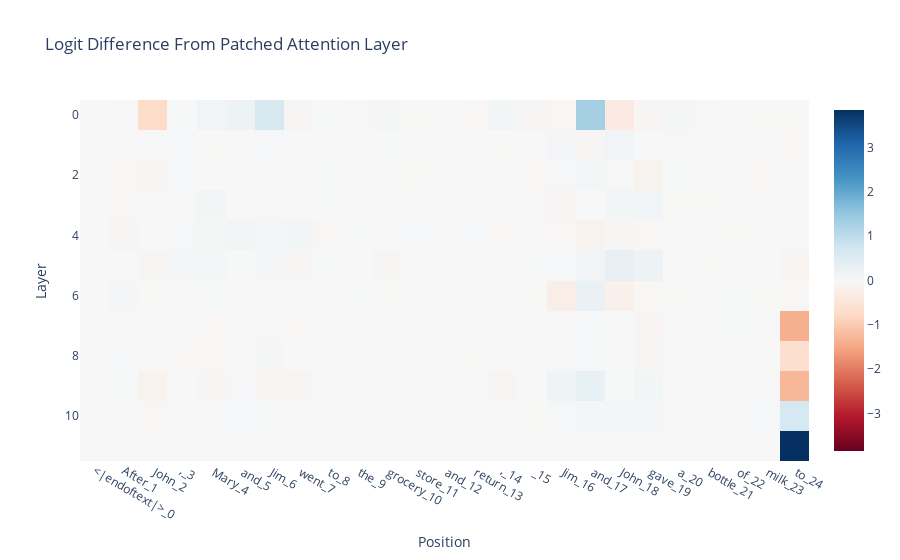

Notebook source saved alongside this figure:
### Code cell
imshow(
    patched_attn_diff,
    x=prompt_position_labels,
    title="Logit Difference From Patched Attention Layer",
    labels={"x": "Position", "y": "Layer"},
)

### Figure 1 — Plotly figure (JSON) as saved in the notebook; plotly's stock layout.template omitted (floating-point values rounded to 4 significant figures; data arrays with more than 128 entries replaced by an {"elided": "..."} marker saying what was removed)
{"data": [{"coloraxis": "coloraxis", "hovertemplate": "Position: %{x}<br>Layer: %{y}<br>color: %{z}<extra></extra>", "name": "0", "type": "heatmap", "x": ["<|endoftext|>_0", "After_1", " John_2", ",_3", " Mary_4", " and_5", " Jim_6", " went_7", " to_8", " the_9", " grocery_10", " store_11", " and_12", " return_13", ",_14", " _15", " Jim_16", " and_17", " John_18", " gave_19", " a_20", " bottle_21", " of_22", " milk_23", " to_24"], "xaxis": "x", "yaxis": "y", "z": {"elided": "12x25 float values"}}], "layout": {"coloraxis": {"cmid": 0, "colorscale": [[0, "rgb(103,0,31)"], [0.1, "rgb(178,24,43)"], [0.2, "rgb(214,96,77)"], [0.3, "rgb(244,165,130)"], [0.4, "rgb(253,219,199)"], [0.5, "rgb(247,247,247)"], [0.6, "rgb(209,229,240)"], [0.7, "rgb(146,197,222)"], [0.8, "rgb(67,147,195)"], [0.9, "rgb(33,102,172)"], [1, "rgb(5,48,97)"]]}, "title": {"text": "Logit Difference From Patched Attention Layer"}, "xaxis": {"anchor": "y", "constrain": "domain", "domain": [0, 1], "scaleanchor": "y", "title": {"text": "Position"}}, "yaxis": {"anchor": "x", "autorange": "reversed", "constrain": "domain", "domain": [0, 1], "title": {"text": "Layer"}}}}
